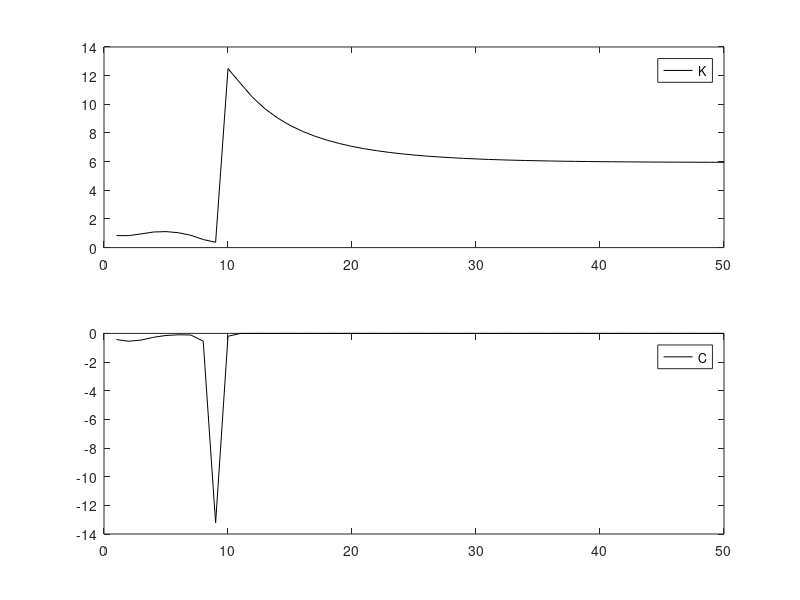

This chart was generated by the following MATLAB code:
clear; close all; clc;

% we will define f(k)= log(k).

pbeta = 0.5;
pdelta = 0.3;
pgamma = 0.2;
peta = 0.2;
g0 = 1.4;
g1 = 1.9;

Kss0 = 1/(g0^(-peta*(1-pgamma))*(1/pbeta) - 1 + pdelta);
Css0 = log(Kss0) - pdelta*Kss0;

Kss1 = 1/(g1^(-peta*(1-pgamma))*(1/pbeta) - 1 + pdelta);
Css1 = log(Kss1) - pdelta*Kss1;

T = 50;
traj = zeros(2,T);
traj(:,1) = [Kss0; Css0];
for tt=2:50
    traj(1,tt) = (1-pdelta)*traj(1,tt-1) + log(traj(1,tt-1)) - traj(2,tt-1);
    traj(2,tt) = traj(2,tt-1)*(g1^(peta*(1-pgamma))*pbeta*(1-pdelta+(1/traj(1,tt))))^(1/pgamma);
end

figure
subplot(2,1,1)
plot(1:T,traj(1,:),'k')
legend('K')
subplot(2,1,2)
plot(1:T,traj(2,:),'k')
legend('C')
set(gcf,'Color',[1 1 1])
